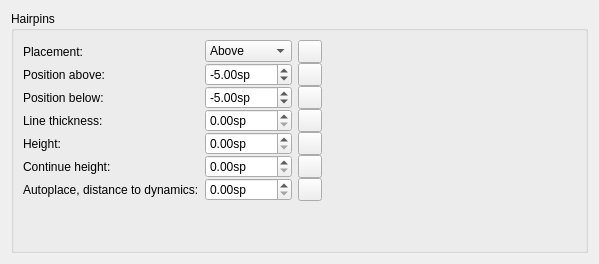
      <widget class="QWidget" name="PageHairpinsVoltaOttava">
       <layout class="QVBoxLayout" name="verticalLayout_19">
        <property name="spacing">
         <number>0</number>
        </property>
        <item>
         <widget class="QGroupBox" name="groupBox_11">
          <property name="title">
           <string>Hairpins</string>
          </property>
          <layout class="QGridLayout" name="gridLayout_7">
           <property name="verticalSpacing">
            <number>0</number>
           </property>
           <item row="3" column="0">
            <widget class="QLabel" name="label_8">
             <property name="text">
              <string>Line thickness:</string>
             </property>
             <property name="buddy">
              <cstring>hairpinLineWidth</cstring>
             </property>
            </widget>
           </item>
           <item row="3" column="1">
            <widget class="QDoubleSpinBox" name="hairpinLineWidth">
             <property name="suffix">
              <string extracomment="spatium unit">sp</string>
             </property>
             <property name="singleStep">
              <double>0.010000000000000</double>
             </property>
            </widget>
           </item>
           <item row="3" column="3">
            <spacer>
             <property name="orientation">
              <enum>Qt::Horizontal</enum>
             </property>
             <property name="sizeHint" stdset="0">
              <size>
               <width>254</width>
               <height>20</height>
              </size>
             </property>
            </spacer>
           </item>
           <item row="4" column="0">
            <widget class="QLabel" name="label_9">
             <property name="text">
              <string>Height:</string>
             </property>
             <property name="buddy">
              <cstring>hairpinHeight</cstring>
             </property>
            </widget>
           </item>
           <item row="4" column="1">
            <widget class="QDoubleSpinBox" name="hairpinHeight">
             <property name="suffix">
              <string extracomment="spatium unit">sp</string>
             </property>
             <property name="singleStep">
              <double>0.100000000000000</double>
             </property>
            </widget>
           </item>
           <item row="5" column="0">
            <widget class="QLabel" name="label_10">
             <property name="text">
              <string>Continue height:</string>
             </property>
             <property name="buddy">
              <cstring>hairpinContinueHeight</cstring>
             </property>
            </widget>
           </item>
           <item row="7" column="0">
            <spacer>
             <property name="orientation">
              <enum>Qt::Vertical</enum>
             </property>
             <property name="sizeHint" stdset="0">
              <size>
               <width>20</width>
               <height>40</height>
              </size>
             </property>
            </spacer>
           </item>
           <item row="1" column="0">
            <widget class="QLabel" name="label_95">
             <property name="text">
              <string>Position above:</string>
             </property>
             <property name="buddy">
              <cstring>hairpinPosAbove</cstring>
             </property>
            </widget>
           </item>
           <item row="1" column="1">
            <widget class="QDoubleSpinBox" name="hairpinPosAbove">
             <property name="suffix">
              <string extracomment="spatium unit">sp</string>
             </property>
             <property name="minimum">
              <double>-1000.000000000000000</double>
             </property>
             <property name="maximum">
              <double>1000.000000000000000</double>
             </property>
             <property name="value">
              <double>-5.000000000000000</double>
             </property>
            </widget>
           </item>
           <item row="1" column="2">
            <widget class="QToolButton" name="resetHairpinPosAbove">
             <property name="sizePolicy">
              <sizepolicy hsizetype="Fixed" vsizetype="Fixed">
               <horstretch>0</horstretch>
               <verstretch>0</verstretch>
              </sizepolicy>
             </property>
             <property name="toolTip">
              <string>Reset to default</string>
             </property>
             <property name="accessibleName">
              <string>Reset 'Position above' value</string>
             </property>
             <property name="text">
              <string notr="true"/>
             </property>
             <property name="icon">
              <iconset resource="musescore.qrc">
               <normaloff>:/data/icons/edit-reset.svg</normaloff>:/data/icons/edit-reset.svg</iconset>
             </property>
            </widget>
           </item>
           <item row="3" column="2">
            <widget class="QToolButton" name="resetHairpinLineWidth">
             <property name="sizePolicy">
              <sizepolicy hsizetype="Fixed" vsizetype="Fixed">
               <horstretch>0</horstretch>
               <verstretch>0</verstretch>
              </sizepolicy>
             </property>
             <property name="toolTip">
              <string>Reset to default</string>
             </property>
             <property name="accessibleName">
              <string>Reset 'Line thickness' value</string>
             </property>
             <property name="text">
              <string notr="true"/>
             </property>
             <property name="icon">
              <iconset resource="musescore.qrc">
               <normaloff>:/data/icons/edit-reset.svg</normaloff>:/data/icons/edit-reset.svg</iconset>
             </property>
            </widget>
           </item>
           <item row="4" column="2">
            <widget class="QToolButton" name="resetHairpinHeight">
             <property name="sizePolicy">
              <sizepolicy hsizetype="Fixed" vsizetype="Fixed">
               <horstretch>0</horstretch>
               <verstretch>0</verstretch>
              </sizepolicy>
             </property>
             <property name="toolTip">
              <string>Reset to default</string>
             </property>
             <property name="accessibleName">
              <string>Reset 'Height' value</string>
             </property>
             <property name="text">
              <string notr="true"/>
             </property>
             <property name="icon">
              <iconset resource="musescore.qrc">
               <normaloff>:/data/icons/edit-reset.svg</normaloff>:/data/icons/edit-reset.svg</iconset>
             </property>
            </widget>
           </item>
           <item row="5" column="2">
            <widget class="QToolButton" name="resetHairpinContinueHeight">
             <property name="sizePolicy">
              <sizepolicy hsizetype="Fixed" vsizetype="Fixed">
               <horstretch>0</horstretch>
               <verstretch>0</verstretch>
              </sizepolicy>
             </property>
             <property name="toolTip">
              <string>Reset to default</string>
             </property>
             <property name="accessibleName">
              <string>Reset 'Continue height' value</string>
             </property>
             <property name="text">
              <string notr="true"/>
             </property>
             <property name="icon">
              <iconset resource="musescore.qrc">
               <normaloff>:/data/icons/edit-reset.svg</normaloff>:/data/icons/edit-reset.svg</iconset>
             </property>
            </widget>
           </item>
           <item row="6" column="0">
            <widget class="QLabel" name="label_117">
             <property name="text">
              <string>Autoplace, distance to dynamics:</string>
             </property>
             <property name="buddy">
              <cstring>autoplaceHairpinDynamicsDistance</cstring>
             </property>
            </widget>
           </item>
           <item row="5" column="1">
            <widget class="QDoubleSpinBox" name="hairpinContinueHeight">
             <property name="suffix">
              <string extracomment="spatium unit">sp</string>
             </property>
             <property name="singleStep">
              <double>0.100000000000000</double>
             </property>
            </widget>
           </item>
           <item row="6" column="1">
            <widget class="QDoubleSpinBox" name="autoplaceHairpinDynamicsDistance">
             <property name="suffix">
              <string extracomment="spatium unit">sp</string>
             </property>
             <property name="singleStep">
              <double>0.100000000000000</double>
             </property>
            </widget>
           </item>
           <item row="6" column="2">
            <widget class="QToolButton" name="resetAutoplaceHairpinDynamicsDistance">
             <property name="sizePolicy">
              <sizepolicy hsizetype="Fixed" vsizetype="Fixed">
               <horstretch>0</horstretch>
               <verstretch>0</verstretch>
              </sizepolicy>
             </property>
             <property name="toolTip">
              <string>Reset to default</string>
             </property>
             <property name="accessibleName">
              <string>Reset 'Autoplace, distance to dynamics' value</string>
             </property>
             <property name="text">
              <string notr="true"/>
             </property>
             <property name="icon">
              <iconset resource="musescore.qrc">
               <normaloff>:/data/icons/edit-reset.svg</normaloff>:/data/icons/edit-reset.svg</iconset>
             </property>
            </widget>
           </item>
           <item row="0" column="0">
            <widget class="QLabel" name="label_127">
             <property name="text">
              <string>Placement:</string>
             </property>
             <property name="buddy">
              <cstring>hairpinPlacement</cstring>
             </property>
            </widget>
           </item>
           <item row="0" column="1">
            <widget class="QComboBox" name="hairpinPlacement">
             <item>
              <property name="text">
               <string notr="true">Above</string>
              </property>
             </item>
             <item>
              <property name="text">
               <string notr="true">Below</string>
              </property>
             </item>
            </widget>
           </item>
           <item row="0" column="2">
            <widget class="QToolButton" name="resetHairpinPlacement">
             <property name="sizePolicy">
              <sizepolicy hsizetype="Fixed" vsizetype="Fixed">
               <horstretch>0</horstretch>
               <verstretch>0</verstretch>
              </sizepolicy>
             </property>
             <property name="toolTip">
              <string>Reset to default</string>
             </property>
             <property name="accessibleName">
              <string>Reset 'Placement' value</string>
             </property>
             <property name="text">
              <string notr="true"/>
             </property>
             <property name="icon">
              <iconset resource="musescore.qrc">
               <normaloff>:/data/icons/edit-reset.svg</normaloff>:/data/icons/edit-reset.svg</iconset>
             </property>
            </widget>
           </item>
           <item row="2" column="0">
            <widget class="QLabel" name="label_129">
             <property name="text">
              <string>Position below:</string>
             </property>
             <property name="buddy">
              <cstring>hairpinPosBelow</cstring>
             </property>
            </widget>
           </item>
           <item row="2" column="1">
            <widget class="QDoubleSpinBox" name="hairpinPosBelow">
             <property name="suffix">
              <string extracomment="spatium unit">sp</string>
             </property>
             <property name="minimum">
              <double>-1000.000000000000000</double>
             </property>
             <property name="maximum">
              <double>1000.000000000000000</double>
             </property>
             <property name="value">
              <double>-5.000000000000000</double>
             </property>
            </widget>
           </item>
           <item row="2" column="2">
            <widget class="QToolButton" name="resetHairpinPosBelow">
             <property name="sizePolicy">
              <sizepolicy hsizetype="Fixed" vsizetype="Fixed">
               <horstretch>0</horstretch>
               <verstretch>0</verstretch>
              </sizepolicy>
             </property>
             <property name="toolTip">
              <string>Reset to default</string>
             </property>
             <property name="accessibleName">
              <string>Reset 'Position below' value</string>
             </property>
             <property name="text">
              <string notr="true"/>
             </property>
             <property name="icon">
              <iconset resource="musescore.qrc">
               <normaloff>:/data/icons/edit-reset.svg</normaloff>:/data/icons/edit-reset.svg</iconset>
             </property>
            </widget>
           </item>
          </layout>
         </widget>
        </item>
       </layout>
      </widget>
